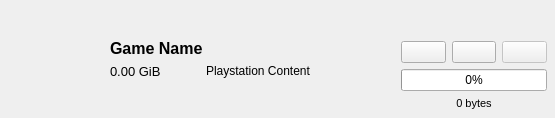
<?xml version="1.0" encoding="UTF-8"?>
<ui version="4.0">
 <class>DownloadItem</class>
 <widget class="QWidget" name="DownloadItem">
  <property name="geometry">
   <rect>
    <x>0</x>
    <y>0</y>
    <width>555</width>
    <height>118</height>
   </rect>
  </property>
  <property name="windowTitle">
   <string>Form</string>
  </property>
  <layout class="QGridLayout" name="gridLayout">
   <property name="leftMargin">
    <number>8</number>
   </property>
   <property name="topMargin">
    <number>8</number>
   </property>
   <property name="rightMargin">
    <number>8</number>
   </property>
   <property name="bottomMargin">
    <number>8</number>
   </property>
   <item row="0" column="0">
    <layout class="QHBoxLayout" name="horizontalLayout">
     <item>
      <widget class="QLabel" name="itemPicture">
       <property name="minimumSize">
        <size>
         <width>96</width>
         <height>96</height>
        </size>
       </property>
       <property name="maximumSize">
        <size>
         <width>0</width>
         <height>96</height>
        </size>
       </property>
       <property name="text">
        <string/>
       </property>
       <property name="scaledContents">
        <bool>true</bool>
       </property>
       <property name="alignment">
        <set>Qt::AlignCenter</set>
       </property>
      </widget>
     </item>
     <item>
      <layout class="QVBoxLayout" name="verticalLayout_2">
       <property name="rightMargin">
        <number>5</number>
       </property>
       <item>
        <spacer name="verticalSpacer_2">
         <property name="orientation">
          <enum>Qt::Vertical</enum>
         </property>
         <property name="sizeHint" stdset="0">
          <size>
           <width>20</width>
           <height>40</height>
          </size>
         </property>
        </spacer>
       </item>
       <item>
        <widget class="QLabel" name="gameLabel">
         <property name="text">
          <string>&lt;p&gt;&lt;span style=&quot; font-size:12pt; font-weight:600;&quot;&gt;Game Name&lt;/span&gt;&lt;/p&gt;</string>
         </property>
        </widget>
       </item>
       <item>
        <layout class="QHBoxLayout" name="horizontalLayout_2">
         <item>
          <widget class="QLabel" name="sizeLabel">
           <property name="sizePolicy">
            <sizepolicy hsizetype="Minimum" vsizetype="Preferred">
             <horstretch>0</horstretch>
             <verstretch>0</verstretch>
            </sizepolicy>
           </property>
           <property name="minimumSize">
            <size>
             <width>90</width>
             <height>0</height>
            </size>
           </property>
           <property name="text">
            <string>&lt;p&gt;&lt;span style=&quot; font-size:10pt;&quot;&gt;0.00 GiB&lt;/span&gt;&lt;/p&gt;</string>
           </property>
          </widget>
         </item>
         <item>
          <widget class="QLabel" name="infoLabel">
           <property name="sizePolicy">
            <sizepolicy hsizetype="Expanding" vsizetype="Preferred">
             <horstretch>0</horstretch>
             <verstretch>0</verstretch>
            </sizepolicy>
           </property>
           <property name="text">
            <string>&lt;html&gt;&lt;head/&gt;&lt;body&gt;&lt;p&gt;&lt;span style=&quot; font-size:9pt;&quot;&gt;Playstation Content&lt;/span&gt;&lt;/p&gt;&lt;/body&gt;&lt;/html&gt;</string>
           </property>
           <property name="alignment">
            <set>Qt::AlignLeading|Qt::AlignLeft|Qt::AlignVCenter</set>
           </property>
          </widget>
         </item>
        </layout>
       </item>
       <item>
        <spacer name="verticalSpacer">
         <property name="orientation">
          <enum>Qt::Vertical</enum>
         </property>
         <property name="sizeHint" stdset="0">
          <size>
           <width>20</width>
           <height>40</height>
          </size>
         </property>
        </spacer>
       </item>
      </layout>
     </item>
     <item>
      <spacer name="horizontalSpacer">
       <property name="orientation">
        <enum>Qt::Horizontal</enum>
       </property>
       <property name="sizeHint" stdset="0">
        <size>
         <width>40</width>
         <height>20</height>
        </size>
       </property>
      </spacer>
     </item>
     <item>
      <layout class="QVBoxLayout" name="verticalLayout">
       <item>
        <spacer name="verticalSpacer_3">
         <property name="orientation">
          <enum>Qt::Vertical</enum>
         </property>
         <property name="sizeHint" stdset="0">
          <size>
           <width>20</width>
           <height>40</height>
          </size>
         </property>
        </spacer>
       </item>
       <item>
        <layout class="QHBoxLayout" name="horizontalLayout_4">
         <item>
          <widget class="QPushButton" name="copyButton">
           <property name="toolTip">
            <string>Copy URL</string>
           </property>
           <property name="text">
            <string/>
           </property>
           <property name="icon">
            <iconset resource="qpsnres.qrc">
             <normaloff>:/main/resources/images/edit-copy.svg</normaloff>:/main/resources/images/edit-copy.svg</iconset>
           </property>
           <property name="iconSize">
            <size>
             <width>32</width>
             <height>32</height>
            </size>
           </property>
          </widget>
         </item>
         <item>
          <widget class="QPushButton" name="downloadButton">
           <property name="toolTip">
            <string>Start/Continue download</string>
           </property>
           <property name="text">
            <string/>
           </property>
           <property name="icon">
            <iconset resource="qpsnres.qrc">
             <normaloff>:/main/resources/images/media-playback-start.svg</normaloff>:/main/resources/images/media-playback-start.svg</iconset>
           </property>
           <property name="iconSize">
            <size>
             <width>32</width>
             <height>32</height>
            </size>
           </property>
          </widget>
         </item>
         <item>
          <widget class="QPushButton" name="deleteButton">
           <property name="enabled">
            <bool>false</bool>
           </property>
           <property name="toolTip">
            <string>Delete download</string>
           </property>
           <property name="text">
            <string/>
           </property>
           <property name="icon">
            <iconset resource="qpsnres.qrc">
             <normaloff>:/main/resources/images/user-trash.svg</normaloff>:/main/resources/images/user-trash.svg</iconset>
           </property>
           <property name="iconSize">
            <size>
             <width>32</width>
             <height>32</height>
            </size>
           </property>
          </widget>
         </item>
        </layout>
       </item>
       <item>
        <widget class="QProgressBar" name="progressBar">
         <property name="sizePolicy">
          <sizepolicy hsizetype="MinimumExpanding" vsizetype="Fixed">
           <horstretch>0</horstretch>
           <verstretch>0</verstretch>
          </sizepolicy>
         </property>
         <property name="minimumSize">
          <size>
           <width>146</width>
           <height>0</height>
          </size>
         </property>
         <property name="maximumSize">
          <size>
           <width>146</width>
           <height>16777215</height>
          </size>
         </property>
         <property name="maximum">
          <number>100</number>
         </property>
         <property name="value">
          <number>0</number>
         </property>
        </widget>
       </item>
       <item>
        <widget class="QLabel" name="downloadedLabel">
         <property name="sizePolicy">
          <sizepolicy hsizetype="Preferred" vsizetype="Fixed">
           <horstretch>0</horstretch>
           <verstretch>0</verstretch>
          </sizepolicy>
         </property>
         <property name="font">
          <font>
           <pointsize>8</pointsize>
          </font>
         </property>
         <property name="layoutDirection">
          <enum>Qt::LeftToRight</enum>
         </property>
         <property name="text">
          <string>0 bytes</string>
         </property>
         <property name="alignment">
          <set>Qt::AlignCenter</set>
         </property>
        </widget>
       </item>
      </layout>
     </item>
    </layout>
   </item>
  </layout>
 </widget>
 <resources>
  <include location="qpsnres.qrc"/>
 </resources>
 <connections/>
</ui>
